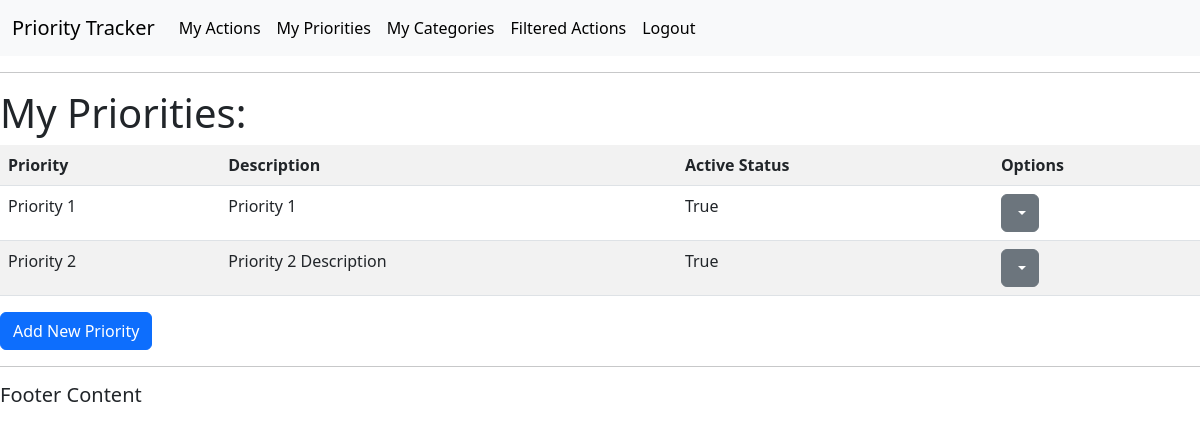
/priorities/ (signed in), run on an earlier commit of the app's database.
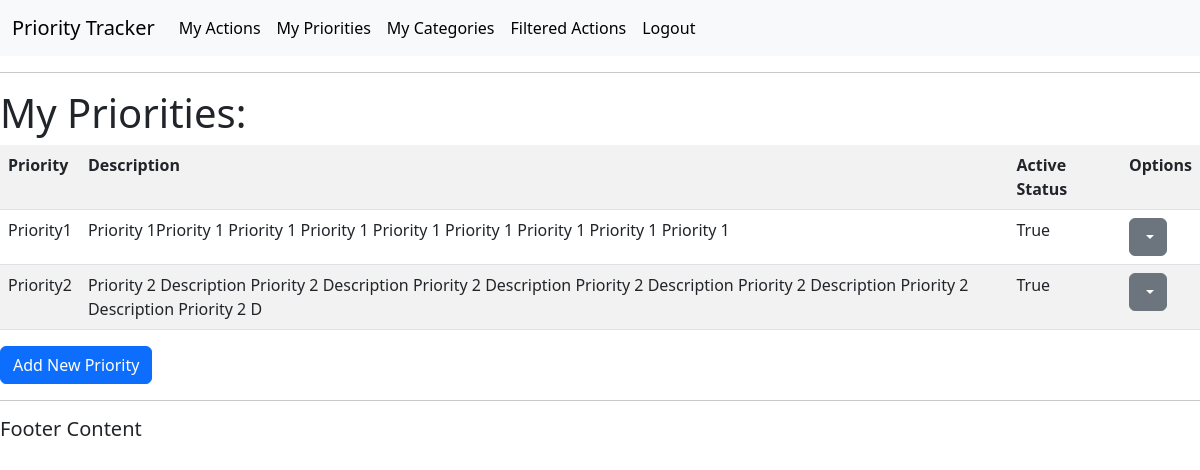
And on a later commit of the database.
### actions/models.py (models this page shows, shortened)
class Priority(models.Model):
    title = models.CharField(max_length=50, null=False, blank=False)
    description = models.CharField(max_length=150)
    activeStatus = models.BooleanField(null=False, blank=False, default=True)
    category = models.ForeignKey(
        Category, on_delete=models.CASCADE, null=True, blank=True)
    user = models.ForeignKey(
        User, on_delete=models.CASCADE, related_name="priorities", null=True)

### actions/views.py (the view)
# urls.py: path('priorities/', views.get_priorities_list, name='get_priorities_list'),
@login_required(login_url='login')
def get_priorities_list(request):
    priorities = Priority.objects.all()
    context = {
        "priorities": priorities
    }
    return render(request, 'actions/priorities_list.html', context)

### actions/templates/actions/priorities_list.html (shortened to what this page needs)
{% extends 'actions/main.html' %}
{% block content %}
<body>
    <h1>My Priorities:</h1>
    <table class="table table-striped">
        <tr>
            <th>Priority</th>
            <th>Description</th>
            <th>Active Status</th>
            <th>Options</th>
        </tr>
        {% for priority in user.priorities.all %}
            <tr>
                <td>{{ priority.title }}</td>
                <td>{{ priority.description }}</td>
                <td>{{ priority.activeStatus }}</td>
                <td>
                    <div class="dropdown">
                        <button class="btn btn-secondary dropdown-toggle" type="button" data-bs-toggle="dropdown" aria-expanded="false">
                        </button>
                      </div>
                </td>
            </tr>
        {% endfor %}
    </table>
    <a class="btn btn-primary" role="button" href="/add-priority/">Add New Priority</a>
</body>
{% endblock %}

What changed in the data, as far as the page shows it:
changed Priority: title "Priority 1" → "Priority1"; description "Priority 1" → "Priority 1Priority 1 Priority 1 Priority 1 Priority 1 Priority 1 Priority 1 Priority 1 Priority 1"
changed Priority: title "Priority 2" → "Priority2"; description "Priority 2 Description" → "Priority 2 Description Priority 2 Description Priority 2 Description Priority 2 Description Priority 2 Description Priority 2 Description Priority 2 D"
